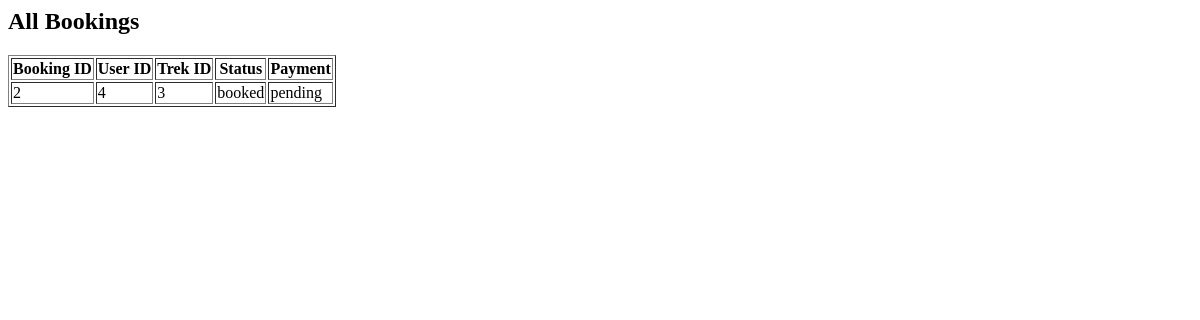
Before: /admin/bookings (signed in) with the older database file.
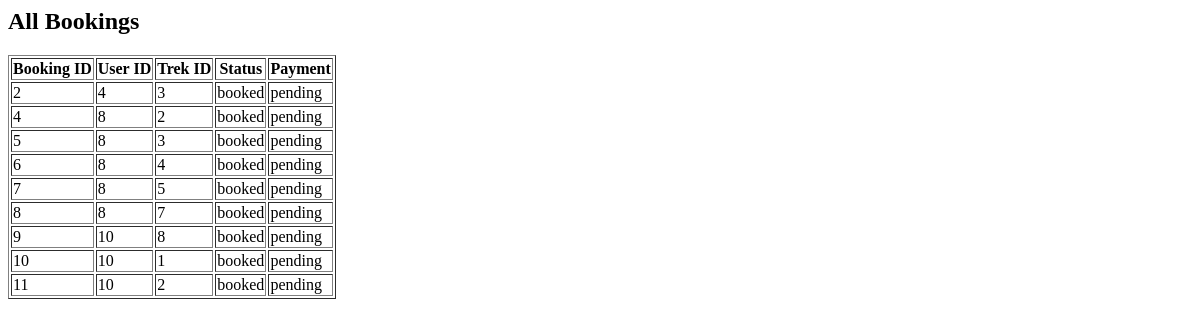
After: the same page with the newer database file.
### models.py (models this page shows)
class Booking(db.Model):
    __tablename__ = "bookings"
    id = db.Column(db.Integer, primary_key=True)
    user_id = db.Column(
        db.Integer,
        db.ForeignKey("users.id"),
        nullable=False
    )
    trek_id = db.Column(
        db.Integer,
        db.ForeignKey("treks.id"),
        nullable=False
    )
    booking_date = db.Column(
        db.DateTime,
        default=datetime.utcnow
    )
    booking_status = db.Column(
        db.String(20),
        default="booked"
    )
    payment_status = db.Column(
        db.String(20),
        default="pending"
    )

### app.py (the view)
@app.route("/admin/bookings")
def admin_bookings():
    if "user_id" not in session:
        return redirect("/login")
    if session["role"] != "admin":
        return "Access Denied"
    bookings = Booking.query.all()
    return render_template(
        "admin_bookings.html",
        bookings=bookings
    )

### templates/admin_bookings.html
<h2>All Bookings</h2>
<table border="1">
    <tr>
        <th>Booking ID</th>
        <th>User ID</th>
        <th>Trek ID</th>
        <th>Status</th>
        <th>Payment</th>
    </tr>
    {% for booking in bookings %}
    <tr>
        <td>{{ booking.id }}</td>
        <td>{{ booking.user_id }}</td>
        <td>{{ booking.trek_id }}</td>
        <td>{{ booking.booking_status }}</td>
        <td>{{ booking.payment_status }}</td>
    </tr>
    {% endfor %}
</table>

Changed rows visible on the page:
added Booking: id "4", user_id "8", trek_id "2", booking_status "booked", payment_status "pending"
added Booking: id "5", user_id "8", trek_id "3", booking_status "booked", payment_status "pending"
added Booking: id "6", user_id "8", trek_id "4", booking_status "booked", payment_status "pending"
added Booking: id "7", user_id "8", trek_id "5", booking_status "booked", payment_status "pending"
added Booking: id "8", user_id "8", trek_id "7", booking_status "booked", payment_status "pending"
added Booking: id "9", user_id "10", trek_id "8", booking_status "booked", payment_status "pending"
added Booking: id "10", user_id "10", trek_id "1", booking_status "booked", payment_status "pending"
added Booking: id "11", user_id "10", trek_id "2", booking_status "booked", payment_status "pending"
